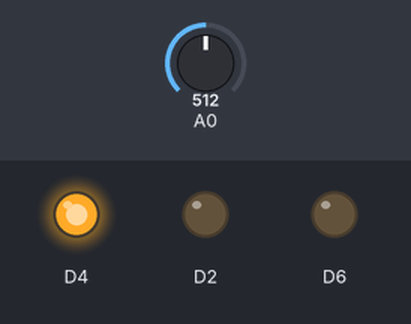
A sketch run on a simulated ESP8266 (NodeMCU). Parts: output pins drawn as LEDs (lit = HIGH). Inputs (shaded band) come from the test bench; at power-on: A0 = 512. What the sketch prints to the serial monitor is not drawn.

Above: at 0.1 s.
Timing chart, 0 to 1.6 s (numbered marks = the images above):
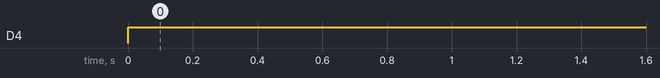

Measured:
- by itself, D4: LOW → HIGH at 0.00 s

The sketch:

line-detection-p2.ino
```cpp
void setup() {
  Serial.begin(9600);
  pinMode(D4, OUTPUT);
  pinMode(D2, OUTPUT);
  pinMode(D6, OUTPUT);
 // pinMode(D4, OUTPUT);
}

void loop() {
  int sensorValue = analogRead(A0);
  digitalWrite(D4, HIGH);

  float voltage = sensorValue * (100.0 / 1023.0);

  Serial.println(voltage);

  if (voltage < 100.0 and voltage > 90.0){
    digitalWrite(D2, HIGH);
    digitalWrite(D4, LOW);
    digitalWrite(D6, HIGH);
  }


  if (voltage < 89.8 and voltage > 65.0){
    digitalWrite(D4, HIGH);
    digitalWrite(D2, LOW);
    digitalWrite(D6, LOW);
  }


  delay(3000);
}
```
